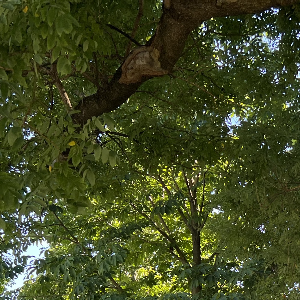
%> input picture HW7/pic.jpg, 300 x 300 px
$ octave HW7.m   (GNU Octave 9; MATLAB toolbox functions it lacks are replaced by stand-ins)
%> lines starting %> are read from the running program, lines starting %| are printed output that depends on the picture
% Yukun Duan
% CSE5524 - HW7
% 10/15/2022


%% Problem 1

%%
myimage = imread('pic.jpg');
%> myimage is the input picture: size 300x300x3 uint8; mean R, G, B 64.2, 72.1, 34
[L, NumLabels] = superpixels(myimage, 10, "Compactness",10);
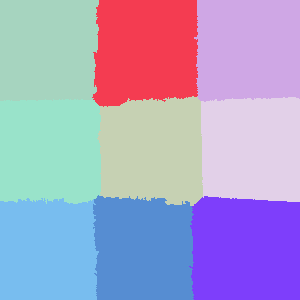
%> L: size 300x300 double; 9 distinct labels, from 1 to 9; one colour per label, 0 black
%> NumLabels = 9
% Display the superpixel boundaries overlaid on the original image
BW = boundarymask(L);
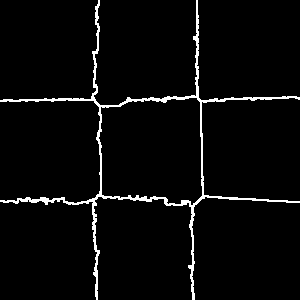
%> BW: size 300x300 logical; 3.6% white in thin lines or dots
imshow(imoverlay(myimage,BW,'cyan'),'InitialMagnification',67);
pause;
%%
myimage = imread('pic.jpg');
[L, NumLabels] = superpixels(myimage, 100, "Compactness",10);
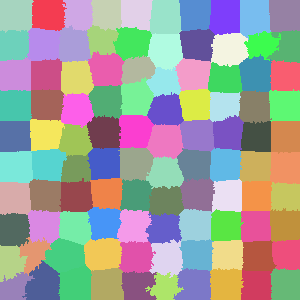
%> L: size 300x300 double; 100 distinct labels, from 1 to 100; one colour per label, 0 black
%> NumLabels = 100
BW = boundarymask(L);
%> BW: size 300x300 logical; 15% white in thin lines or dots
imshow(imoverlay(myimage,BW,'cyan'),'InitialMagnification',67);
pause;
%%
myimage = imread('pic.jpg');
[L, NumLabels] = superpixels(myimage, 200, "Compactness",10);
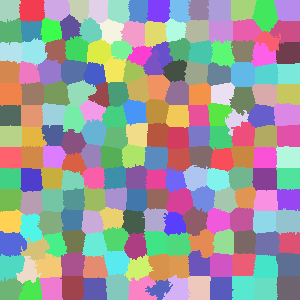
%> L: size 300x300 double; 196 distinct labels, from 1 to 196; one colour per label, 0 black
%> NumLabels = 196
BW = boundarymask(L);
%> BW: size 300x300 logical; 21% white in thin lines or dots
imshow(imoverlay(myimage,BW,'cyan'),'InitialMagnification',67);
pause;
%%
myimage = imread('pic.jpg');
[L, NumLabels] = superpixels(myimage, 400, "Compactness",10);
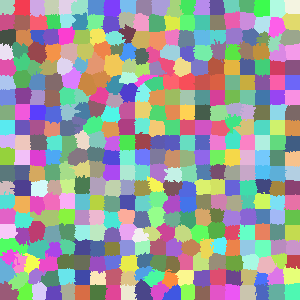
%> L: size 300x300 double; 397 distinct labels, from 1 to 397; one colour per label, 0 black
%> NumLabels = 397
BW = boundarymask(L);
%> BW: size 300x300 logical; 29.4% white in thin lines or dots
imshow(imoverlay(myimage,BW,'cyan'),'InitialMagnification',67);
pause;

%%
myimage = imread('pic.jpg');
[L, NumLabels] = superpixels(myimage, 250, "Compactness",3);
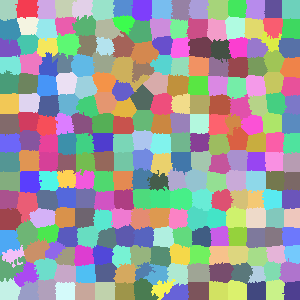
%> L: size 300x300 double; 254 distinct labels, from 1 to 254; one colour per label, 0 black
%> NumLabels = 254
BW = boundarymask(L);
%> BW: size 300x300 logical; 24% white in thin lines or dots
imshow(imoverlay(myimage,BW,'cyan'),'InitialMagnification',67);
pause;
%%
myimage = imread('pic.jpg');
[L, NumLabels] = superpixels(myimage, 250, "Compactness",5);
BW = boundarymask(L);
imshow(imoverlay(myimage,BW,'cyan'),'InitialMagnification',67);
pause;
%%
myimage = imread('pic.jpg');
[L, NumLabels] = superpixels(myimage, 250, "Compactness",10);
BW = boundarymask(L);
imshow(imoverlay(myimage,BW,'cyan'),'InitialMagnification',67);
pause;
%%
myimage = imread('pic.jpg');
[L, NumLabels] = superpixels(myimage, 250, "Compactness",15);
BW = boundarymask(L);
imshow(imoverlay(myimage,BW,'cyan'),'InitialMagnification',67);
pause;
%%
myimage = imread('pic.jpg');
[L, NumLabels] = superpixels(myimage, 250, "Compactness",20);
%> L: size 300x300 double; 254 distinct labels, from 1 to 254
BW = boundarymask(L);
%> BW: size 300x300 logical; 24% white in thin lines or dots
imshow(imoverlay(myimage,BW,'cyan'),'InitialMagnification',67);
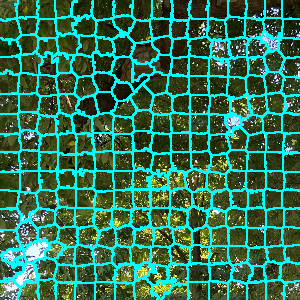
%> displayed picture: size 300x300x3, on the screen's scale of 0 to 255; mean R, G, B 48.2, 115.5, 86.4; mean of the top-left, top-right, bottom-left and bottom-right quarters 72.5, 76, 97.3, 87.8
pause;


%% Problem 2
%> (the run ends here)
